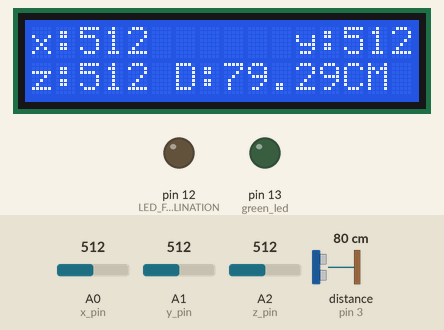
A sketch run on a simulated Arduino Uno, built with avr-gcc and run on an emulated ATmega328P. On the bench: 16×2 character LCD, output pins drawn as LEDs (lit = HIGH). Inputs (shaded band) come from the test bench; at power-on: distance to the obstacle (sensor on pin 3) 80 cm, A0 (x_pin) = 512, A1 (y_pin) = 512, A2 (z_pin) = 512. The echo pulse lasts 58.3 µs per cm; pins used as bus, display or sensor lines are not drawn.

Above: at 1.2 s.
1.3 s: distance to the obstacle (sensor on pin 3) set to 120 cm
At 2.6 s:
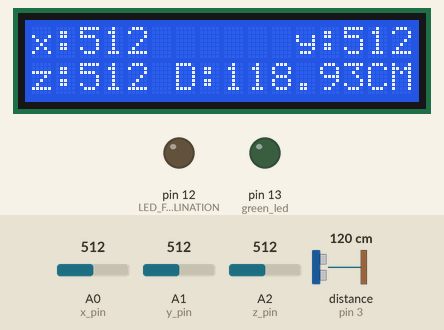
4.4 s: A0 (x_pin) set to 414
At 5.1 s:
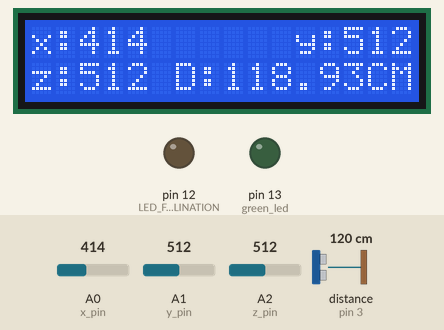
5.9 s: A1 (y_pin) set to 414
At 7.2 s:
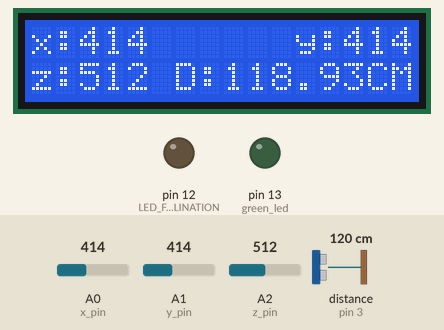
7.5 s: A2 (z_pin) set to 414
At 8.4 s:
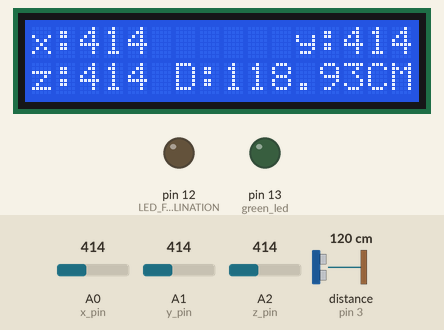
9.2 s: distance to the obstacle (sensor on pin 3) set to 2 cm
At 10.3 s:
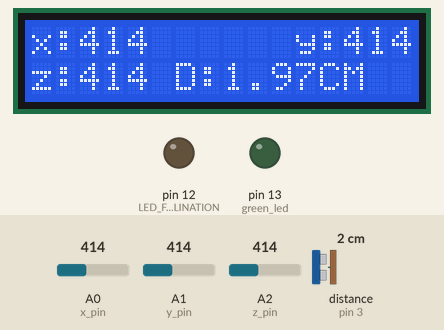
10.8 s: A0 (x_pin) set to 432
At 11.6 s:
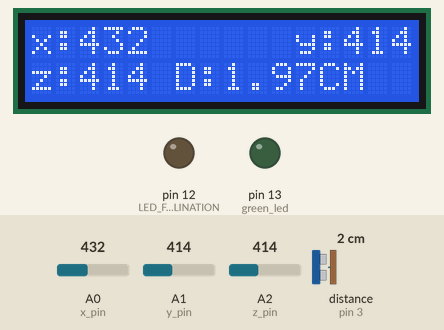
Timing chart, 0 to 13.4 s (numbered marks = the images above; inputs shaded):
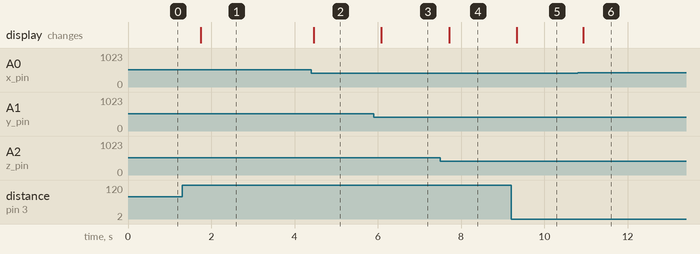

The sketch:

lcd_accelerometer_dist.ino
```cpp
#include <Wire.h>
#include <LiquidCrystal_I2C.h>
#include<string.h>
// Set the LCD address to 0x27 for a 16 chars and 2 line display
LiquidCrystal_I2C lcd(0x27, 16, 2); // 16 coloums ,2 rows 16*2 lcd

const int tp=2; // trig pin
const int ep=3; // echo pin
int xv=0,yv=0,zv=0,t=0; // initial values
float d=0; // initial value
void setup()
{
 // initialize the LCD
 lcd.begin();
 lcd.backlight(); // Turn on the blacklight and print a message.
 lcd.clear(); // clears the screen
 lcd.setCursor(0, 0); // first colum ,first row
 lcd.print("Hello, world!");
 lcd.setCursor(0, 1); // first coloum, second row
 lcd.print("Welcome");
 pinMode(A0,INPUT); // x pin
 pinMode(A1,INPUT); // y pin
 pinMode(A2,INPUT); // z pin
 pinMode(13,OUTPUT); // green led
 pinMode(tp,OUTPUT);// TRIG PIN
 pinMode(ep,INPUT);// ECHO PIN
pinMode(12,OUTPUT);// LED FOR Y INCLINATION
pinMode(13,OUTPUT);// LED FOR X INCLINATION
}

void loop()
{
xv=analogRead(A0);
yv=analogRead(A1);
zv=analogRead(A2);
if((xv >= 416 && xv <= 418) && (yv>=422 && yv <=424)) // condition for x & Y inclination, BOTH LEDS BLINK
 {
 digitalWrite(13,HIGH);
 delay(100);
 digitalWrite(13,LOW);
 delay(100);
 }
else
{
 digitalWrite(13,LOW);
 digitalWrite(12,LOW);
}

if(xv >= 416 && xv <= 418) // condition for x inclination
 digitalWrite(13,HIGH);
else
 digitalWrite(13,LOW);

if(yv>=422 && yv <=424) //condition for y inclinitaion
 digitalWrite(12,HIGH);
else
 digitalWrite(12,LOW);

digitalWrite(tp,LOW);
delayMicroseconds(50);
digitalWrite(tp,HIGH);
delayMicroseconds(50);
digitalWrite(tp,LOW);
t=pulseIn(ep,HIGH);
d=0.034*t/2;
lcd.clear(); // clears the screen
lcd.setCursor(0, 0); // first colum ,first row
lcd.print("x:"+String(xv));
lcd.print("      ");
lcd.print("y:"+String(yv));
lcd.setCursor(0, 1);
lcd.print("z:"+String(zv));
lcd.print(" ");
lcd.print("D:"+String(d));
lcd.print("CM");
delay(500);
}
```

Measured:
- after the input at 1.3 s, the display: changes after 0.45 s (image 1)
- after the input at 4.4 s, the display: changes after 0.06 s (image 2)
- after the input at 5.9 s, the display: changes after 0.19 s (image 3)
- after the input at 7.5 s, the display: changes after 0.21 s (image 4)
- after the input at 9.2 s, the display: changes after 0.13 s (image 5)
- after the input at 10.8 s, the display: changes after 0.13 s (image 6)
